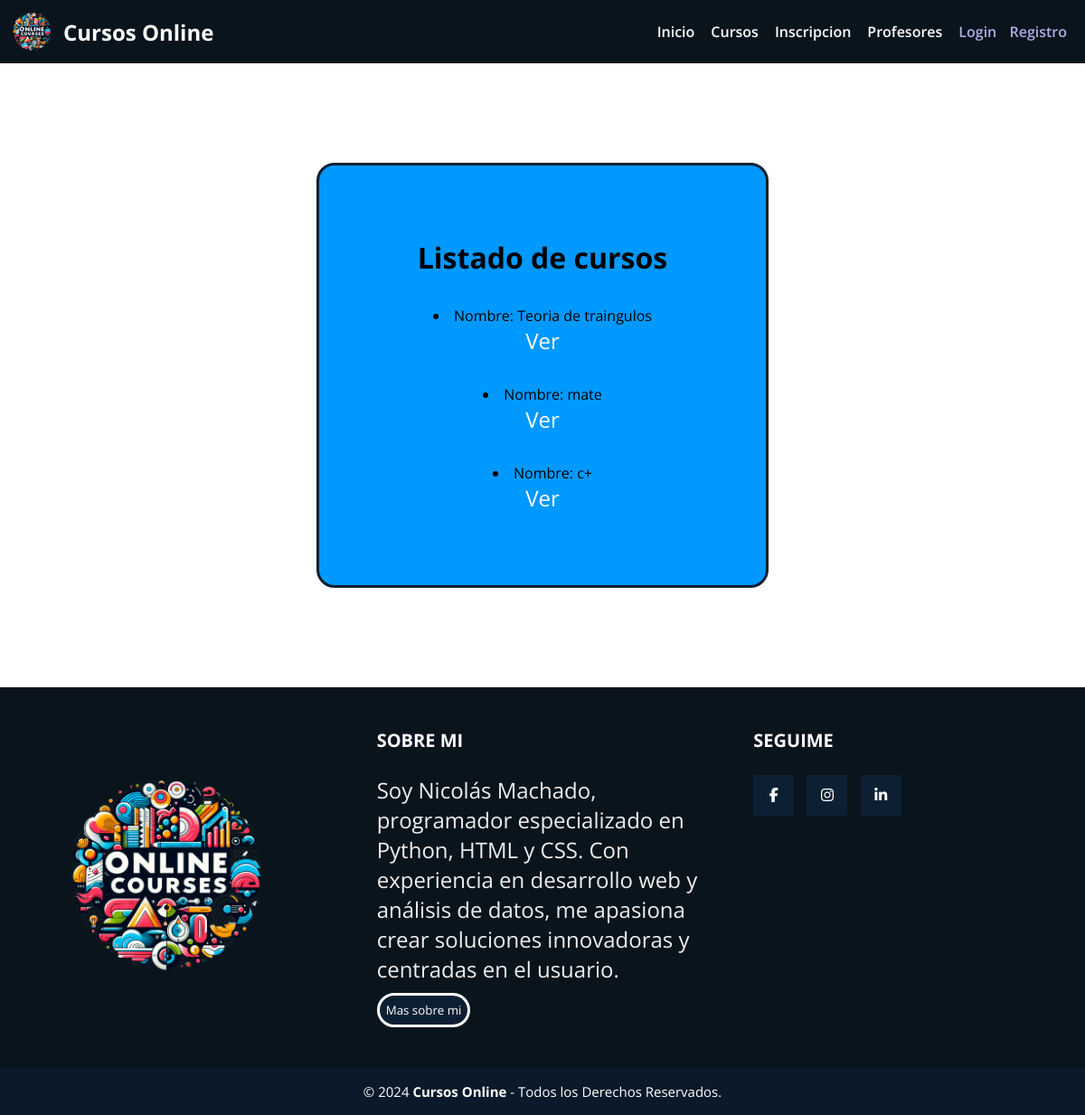
Before: /cursos/lista with the older database file.
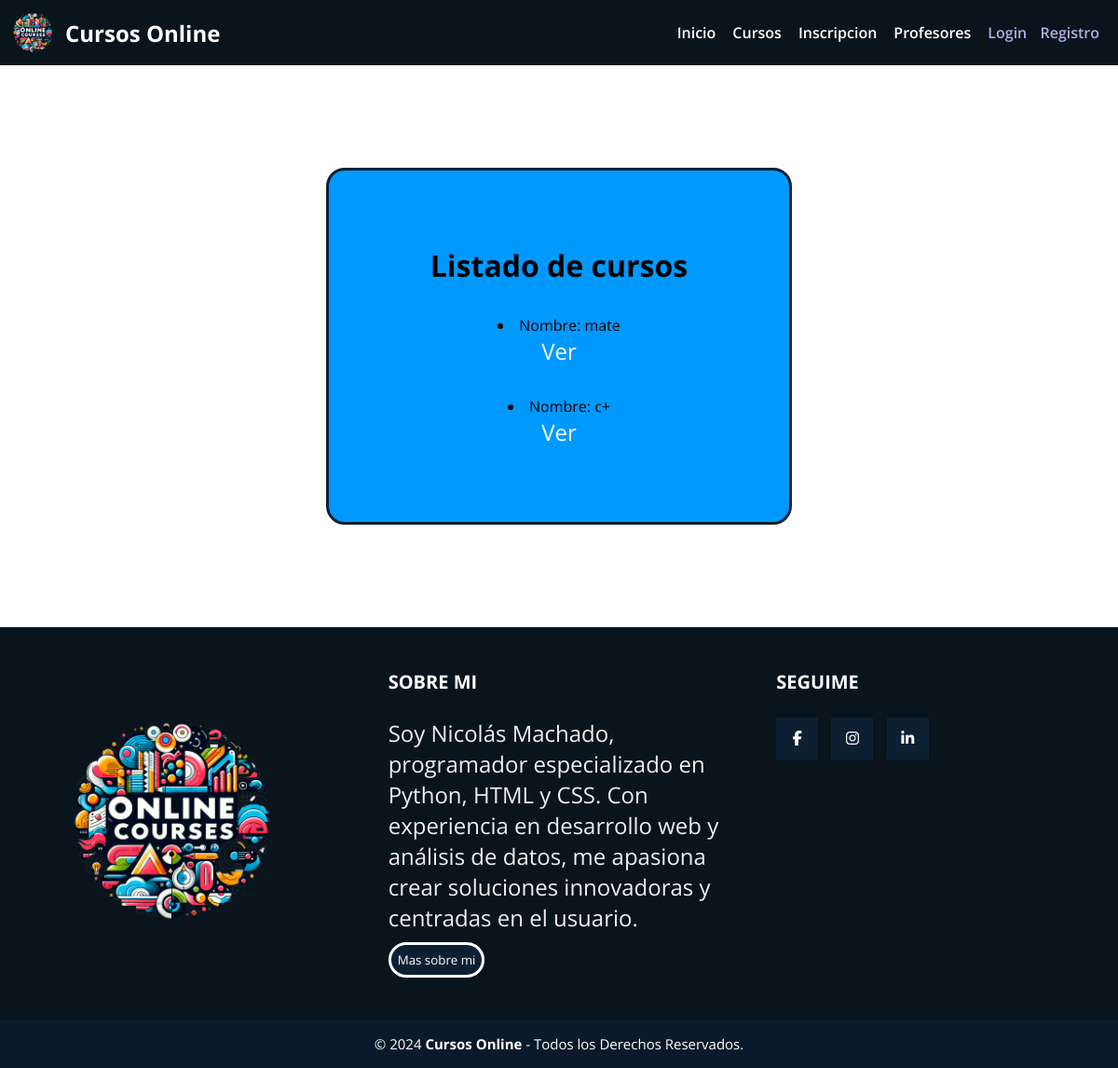
After: the same page with the newer database file.
### AppCoder/models.py (models this page shows, shortened)
class Curso(models.Model):
    nombre = models.CharField(max_length=40)
    camada = models.IntegerField()
    descripcion = models.TextField()  # Agrega este campo para la descripción

### AppCoder/views.py (the view)
# urls.py: path('cursos/lista', views.CursoListView.as_view(), name = "ListaCursos"),
class CursoListView(ListView):
    model = Curso
    context_object_name = "cursos"
    template_name = "AppCoder/cursos_lista.html"

### AppCoder/templates/AppCoder/cursos_lista.html (shortened to what this page needs)
{% extends 'AppCoder/padre.html' %}
{% load static %}
{% block contenidoQueCambia %}
<div class="relleno">
    <div class="relleno-curso">
        <h1>Listado de cursos</h1>
        {% for curso in cursos %}
        <li>Nombre: {{curso.nombre}}
            <p>
                <a href="{% url 'DetalleCurso' curso.pk %}">Ver</a>
            </p>
        </li>
        {% endfor %}
    </div>
</div>
{% endblock contenidoQueCambia %}

Changed rows visible on the page:
removed Curso: nombre "Teoria de traingulos"
